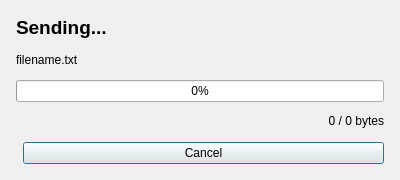
<?xml version="1.0" encoding="UTF-8"?>
<ui version="4.0">
 <class>TransferDialog</class>
 <widget class="QDialog" name="TransferDialog">
  <property name="geometry">
   <rect>
    <x>0</x>
    <y>0</y>
    <width>400</width>
    <height>180</height>
   </rect>
  </property>
  <property name="windowTitle">
   <string>File Transfer</string>
  </property>
  <property name="modal">
   <bool>true</bool>
  </property>
  <layout class="QVBoxLayout" name="verticalLayout">
   <property name="spacing">
    <number>12</number>
   </property>
   <property name="margin">
    <number>16</number>
   </property>
   <!-- Status -->
   <item>
    <widget class="QLabel" name="statusLabel">
     <property name="text">
      <string>Sending...</string>
     </property>
     <property name="font">
      <font>
       <pointsize>14</pointsize>
       <weight>63</weight>
      </font>
     </property>
    </widget>
   </item>
   <!-- File Name -->
   <item>
    <widget class="QLabel" name="fileNameLabel">
     <property name="text">
      <string>filename.txt</string>
     </property>
    </widget>
   </item>
   <!-- Progress Bar -->
   <item>
    <widget class="QProgressBar" name="progressBar">
     <property name="value">
      <number>0</number>
     </property>
     <property name="minimum">
      <number>0</number>
     </property>
     <property name="maximum">
      <number>100</number>
     </property>
    </widget>
   </item>
   <!-- Size Label -->
   <item>
    <widget class="QLabel" name="sizeLabel">
     <property name="text">
      <string>0 / 0 bytes</string>
     </property>
     <property name="alignment">
      <set>Qt::AlignRight</set>
     </property>
    </widget>
   </item>
   <!-- Button -->
   <item>
    <layout class="QHBoxLayout" name="buttonLayout">
     <item>
      <spacer name="buttonSpacer">
       <property name="orientation">
        <enum>Qt::Horizontal</enum>
       </property>
      </spacer>
     </item>
     <item>
      <widget class="QPushButton" name="cancelButton">
       <property name="text">
        <string>Cancel</string>
       </property>
      </widget>
     </item>
    </layout>
   </item>
  </layout>
 </widget>
 <resources/>
 <connections/>
</ui>
